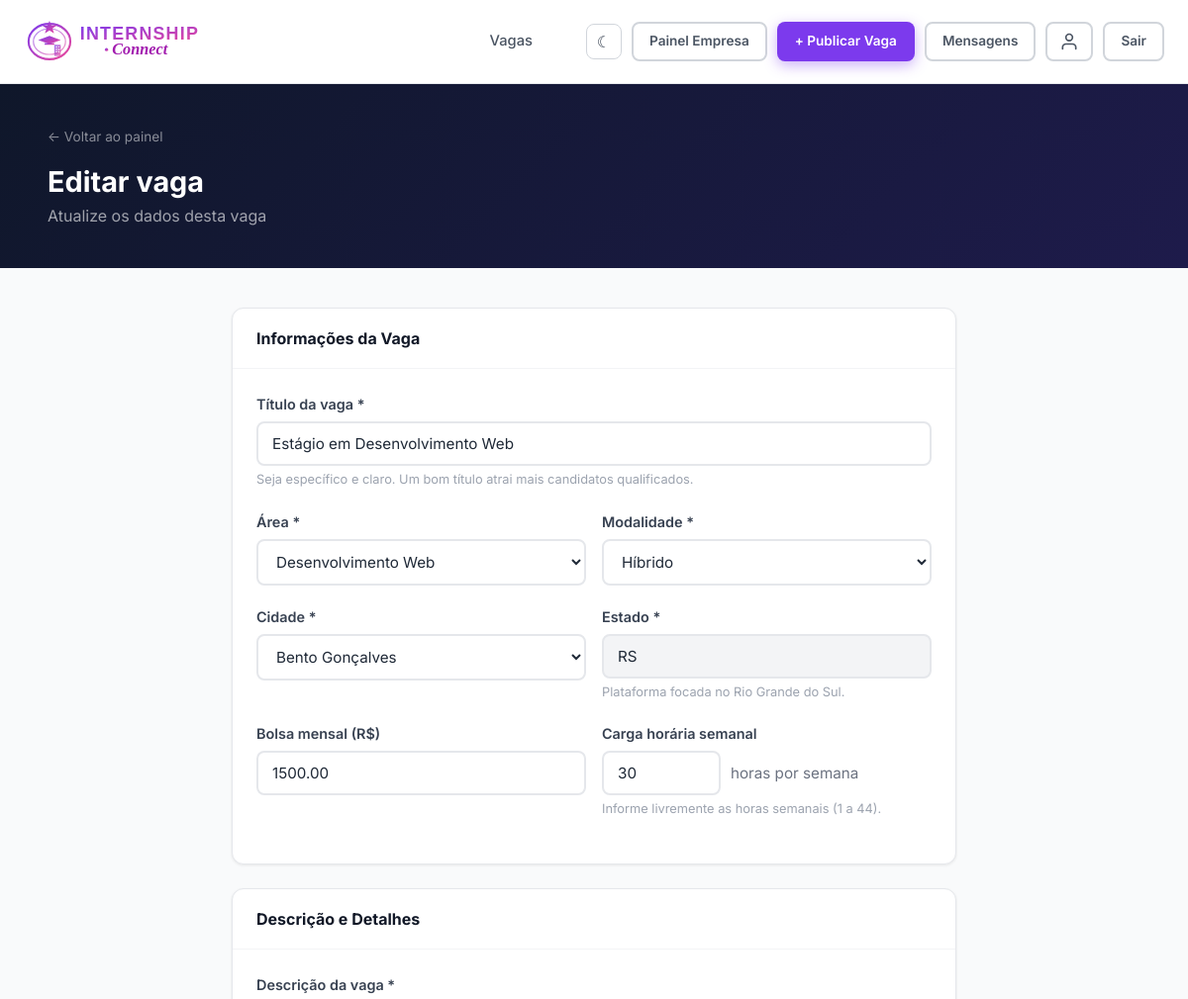
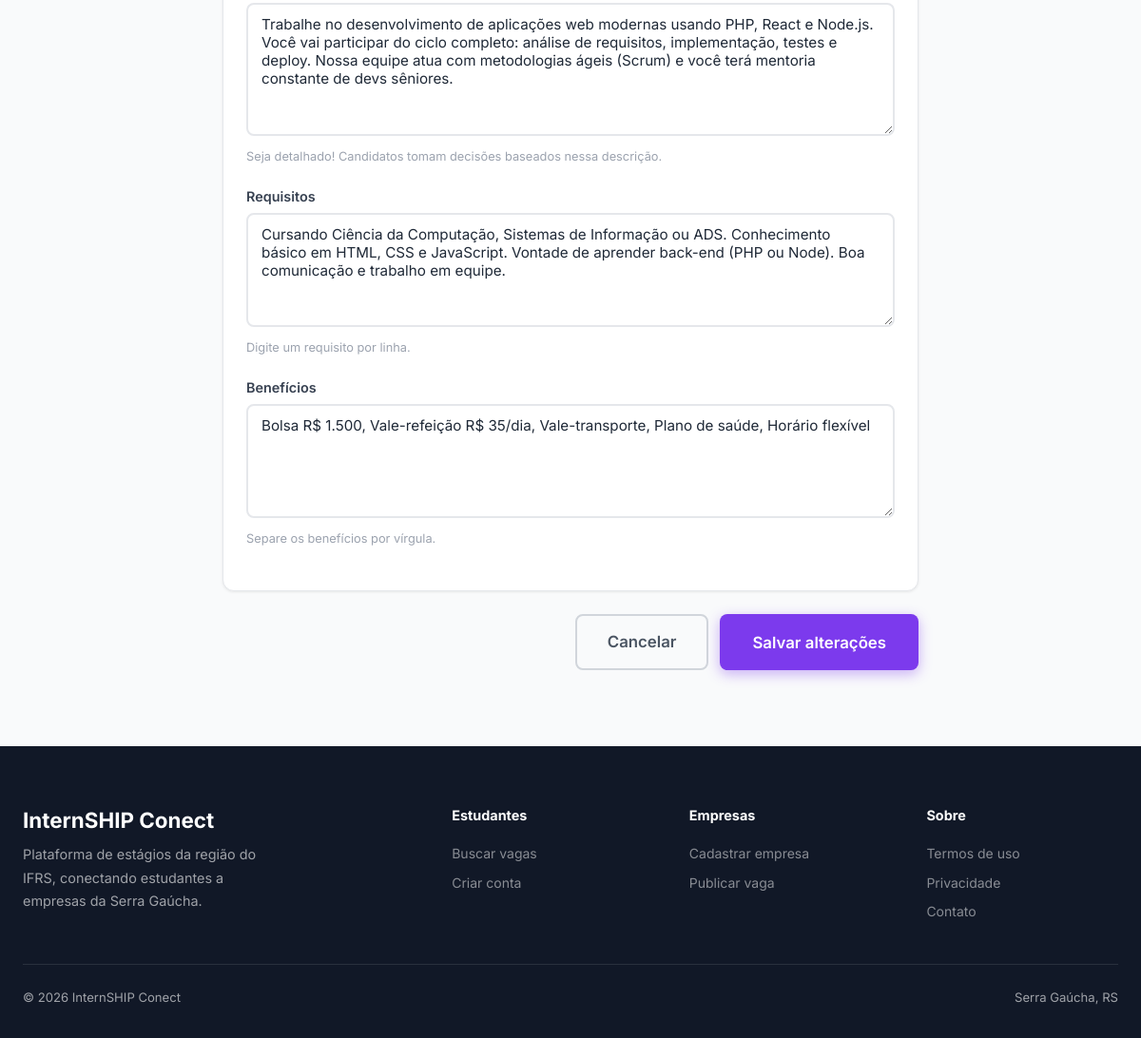
Screenshot of /empresa/publicar.php?id=1 (signed in) with the database file from the repository (2 pictures, top to bottom).
### tables this page shows
CREATE TABLE IF NOT EXISTS vagas (
    id INT AUTO_INCREMENT PRIMARY KEY,
    empresa_id INT NOT NULL,
    titulo VARCHAR(200) NOT NULL,
    descricao TEXT NOT NULL,
    requisitos TEXT,
    beneficios TEXT,
    area VARCHAR(100),
    cidade VARCHAR(100),
    estado CHAR(2),
    modalidade ENUM('presencial','remoto','hibrido') DEFAULT 'presencial',
    bolsa DECIMAL(10,2),
    carga_horaria INT,
    ativa TINYINT(1) DEFAULT 1,
    restrita TINYINT(1) DEFAULT 0,
    motivo_restricao VARCHAR(255) DEFAULT NULL,
    destaque TINYINT(1) DEFAULT 0,
    views INT DEFAULT 0,
    criado_em TIMESTAMP DEFAULT CURRENT_TIMESTAMP,
    FOREIGN KEY (empresa_id) REFERENCES empresas(id) ON DELETE CASCADE
);

### empresa/publicar.php (the view, shortened to what this page needs)
<?php
$db = getDB();
$empresaId = $_SESSION['perfil_id'];
$vagaId = isset($_GET['id']) ? (int)$_GET['id'] : 0;
$vagaExistente = null;
if ($vagaId) {
    $stmt = $db->prepare("SELECT * FROM vagas WHERE id = ? AND empresa_id = ?");
    $stmt->execute([$vagaId, $empresaId]);
    $vagaExistente = $stmt->fetch();
}
$ehEdicao = (bool)$vagaExistente;
$val = function($campo, $padrao = '') use ($vagaExistente) {
    if (isset($_POST[$campo])) return $_POST[$campo];
    if ($vagaExistente && isset($vagaExistente[$campo])) return $vagaExistente[$campo];
    return $padrao;
};
include __DIR__ . '/../includes/header.php';
?>
<div style="background:linear-gradient(135deg,#0F172A,#1E1B4B);padding:40px 24px;">
  <div class="container">
    <a href="/teste/dashboard/empresa.php" style="color:rgba(255,255,255,.5);font-size:.85rem;display:inline-flex;align-items:center;gap:6px;margin-bottom:16px;">
      ← Voltar ao painel
    </a>
    <h1 style="color:#fff;font-size:1.8rem;"><?= $ehEdicao ? 'Editar vaga' : 'Publicar nova vaga' ?></h1>
    <p style="color:rgba(255,255,255,.6);margin-top:4px;">
      <?= $ehEdicao ? 'Atualize os dados desta vaga' : 'Encontre o estagiário ideal para sua equipe' ?>
    </p>
  </div>
</div>
<div class="publish-wrap">
  <form method="POST">
    <div class="card mb-6">
      <div class="card-header"><h3>Informações da Vaga</h3></div>
      <div class="card-body">
        <div class="form-group">
          <label class="form-label">Título da vaga *</label>
          <input type="text" name="titulo" class="form-control" placeholder="Ex: Estágio em Desenvolvimento Web" required value="<?= htmlspecialchars($val('titulo')) ?>">
          <div class="form-hint">Seja específico e claro. Um bom título atrai mais candidatos qualificados.</div>
        </div>
        <div class="form-row">
          <div class="form-group">
            <label class="form-label">Área *</label>
            <select name="area" class="form-control" required>
              <?php foreach (['Desenvolvimento Web','Desenvolvimento Mobile','Data Science','Machine Learning','UX/UI Design','Marketing Digital','Produto','Administração','Finanças','RH','Jurídico','Comunicação','Engenharia','Outro'] as $a): ?>
                <option value="<?= $a ?>" <?= $val('area') === $a ? 'selected' : '' ?>><?= $a ?></option>
              <?php endforeach; ?>
            </select>
          </div>
          <div class="form-group">
            <label class="form-label">Modalidade *</label>
            <select name="modalidade" class="form-control" required>
              <?php $mAtual = $val('modalidade', 'presencial'); ?>
              <option value="hibrido"    <?= $mAtual === 'hibrido'    ? 'selected' : '' ?>>Híbrido</option>
            </select>
          </div>
        </div>
        <div class="form-row">
          <div class="form-group">
            <label class="form-label">Cidade *</label>
            <select name="cidade" class="form-control" required>
              <optgroup label="Destaque">
                <?php foreach (['Bento Gonçalves','Carlos Barbosa','Garibaldi'] as $c): ?>
                  <option value="<?= htmlspecialchars($c) ?>" <?= $val('cidade') === $c ? 'selected' : '' ?> style="color:#7C3AED;font-weight:600;"><?= htmlspecialchars($c) ?></option>
                <?php endforeach; ?>
              </optgroup>
            </select>
          </div>
          <div class="form-group">
            <label class="form-label">Estado *</label>
            <input type="text" name="estado" class="form-control" value="RS" readonly style="background:var(--gray-100);cursor:not-allowed;">
            <div class="form-hint">Plataforma focada no Rio Grande do Sul.</div>
          </div>
        </div>
        <div class="form-row">
          <div class="form-group">
            <label class="form-label">Bolsa mensal (R$)</label>
            <input type="number" name="bolsa" class="form-control" placeholder="1500" min="0" step="1" value="<?= htmlspecialchars($val('bolsa')) ?>">
          </div>
          <div class="form-group">
            <label class="form-label">Carga horária semanal</label>
            <?php $cAtual = (int)$val('carga_horaria', 30); ?>
            <div style="display:flex;align-items:center;gap:10px;">
              <input type="number" name="carga_horaria" class="form-control"
                     min="1" max="44" step="1" value="<?= $cAtual ?>" placeholder="Ex.: 20"
                     style="max-width:120px;" required>
              <span style="color:var(--gray-500);font-size:.95rem;white-space:nowrap;">horas por semana</span>
            </div>
            <div class="form-hint">Informe livremente as horas semanais (1 a 44).</div>
          </div>
        </div>
      </div>
    </div>
    <div class="card mb-6">
      <div class="card-header"><h3>Descrição e Detalhes</h3></div>
      <div class="card-body">
        <div class="form-group">
          <label class="form-label">Descrição da vaga *</label>
          <textarea name="descricao" class="form-control" rows="6" required placeholder="Descreva as responsabilidades, atividades e o que o estagiário vai aprender e fazer no dia a dia..."><?= htmlspecialchars($val('descricao')) ?></textarea>
          <div class="form-hint">Seja detalhado! Candidatos tomam decisões baseados nessa descrição.</div>
        </div>
        <div class="form-group">
          <label class="form-label">Requisitos</label>
          <textarea name="requisitos" class="form-control" rows="4" placeholder="Um requisito por linha:
Cursando Ciência da Computação ou áreas relacionadas
Conhecimento básico em Python
Inglês intermediário"><?= htmlspecialchars($val('requisitos')) ?></textarea>
          <div class="form-hint">Digite um requisito por linha.</div>
        </div>
        <div class="form-group">
          <label class="form-label">Benefícios</label>
          <textarea name="beneficios" class="form-control" rows="3" placeholder="Vale-refeição R$ 35/dia, Vale-transporte, Plano de saúde, Seguro de vida"><?= htmlspecialchars($val('beneficios')) ?></textarea>
          <div class="form-hint">Separe os benefícios por vírgula.</div>
        </div>
      </div>
    </div>
    <div style="display:flex;gap:12px;justify-content:flex-end;">
      <a href="/teste/dashboard/empresa.php" class="btn btn-ghost btn-lg">Cancelar</a>
      <button type="submit" class="btn btn-primary btn-lg">
        <?= $ehEdicao ? 'Salvar alterações' : 'Publicar vaga' ?>
      </button>
    </div>
  </form>
</div>
<?php include __DIR__ . '/../includes/footer.php'; ?>

### assets/css/style.css (style rules this page uses)
:root { --primary: #7C3AED; --primary-light: #A78BFA; --primary-dark: #5B21B6; --secondary: #EC4899; --accent: #10B981; --accent-light: #D1FAE5; --warning: #F59E0B; --danger: #EF4444; --info: #3B82F6; --gray-50: #F9FAFB; --gray-100: #F3F4F6; --gray-200: #E5E7EB; --gray-300: #D1D5DB; --gray-400: #9CA3AF; --gray-500: #6B7280; --gray-600: #4B5563; --gray-700: #374151; --gray-800: #1F2937; --gray-900: #111827; --bg: #ffffff; --bg-soft: #F9FAFB; --surface: #ffffff; --text: #1F2937; --text-soft: #6B7280; --border: #E5E7EB; --navbar-bg: rgba(255,255,255,.92); --radius-sm: 8px; --radius: 12px; --radius-lg: 20px; --radius-xl: 32px; --shadow-sm: 0 1px 3px rgba(0,0,0,.08); --shadow: 0 4px 16px rgba(0,0,0,.10); --shadow-lg: 0 12px 40px rgba(0,0,0,.14); --shadow-xl: 0 24px 64px rgba(0,0,0,.18); --transition: .2s cubic-bezier(.4,0,.2,1); }
*, *::before, *::after { box-sizing: border-box; margin: 0; padding: 0; }
html { scroll-behavior: smooth; }
body { font-family: 'Inter', system-ui, -apple-system, sans-serif; background: var(--gray-50); color: var(--gray-800); line-height: 1.6; min-height: 100vh; }
h1,h2,h3,h4,h5,h6 { font-weight: 700; line-height: 1.25; color: var(--gray-900); }
h1 { font-size: clamp(2rem, 5vw, 3.5rem); }
h3 { font-size: 1.35rem; }
a { color: var(--primary); text-decoration: none; transition: color var(--transition); }
.container { max-width: 1200px; margin: 0 auto; padding: 0 24px; }
.btn { display: inline-flex; align-items: center; gap: 8px; padding: 11px 24px; border-radius: var(--radius-sm); font-size: .95rem; font-weight: 600; border: 2px solid transparent; cursor: pointer; transition: all var(--transition); white-space: nowrap; font-family: inherit; text-decoration: none; }
.btn-primary { background: var(--primary); color: #fff; box-shadow: 0 4px 14px rgba(124,58,237,.4); }
.btn-ghost { background: transparent; color: var(--gray-600); border-color: var(--gray-300); }
.btn-lg { padding: 14px 32px; font-size: 1.05rem; }
.form-group { margin-bottom: 20px; }
.form-label { display: block; font-weight: 600; font-size: .9rem; color: var(--gray-700); margin-bottom: 6px; }
.form-control { width: 100%; padding: 11px 14px; border-radius: var(--radius-sm); border: 2px solid var(--gray-200); background: #fff; font-size: .95rem; color: var(--gray-800); font-family: inherit; transition: border-color var(--transition), box-shadow var(--transition); }
.form-control::placeholder { color: var(--gray-400); }
textarea.form-control { resize: vertical; min-height: 120px; }
select.form-control { cursor: pointer; }
.form-row { display: grid; grid-template-columns: 1fr 1fr; gap: 16px; }
.form-hint { font-size: .8rem; color: var(--gray-400); margin-top: 4px; }
.card { background: #fff; border-radius: var(--radius); border: 1px solid var(--gray-200); box-shadow: var(--shadow-sm); }
.card-header { padding: 20px 24px; border-bottom: 1px solid var(--gray-100); display: flex; align-items: center; justify-content: space-between; }
.card-header h3 { font-size: 1rem; font-weight: 700; }
.card-body { padding: 24px; }
.publish-wrap { max-width: 780px; margin: 0 auto; padding: 40px 24px 80px; }
.mb-6 { margin-bottom: 24px; }

### rows the page displays
vagas: titulo "Estágio em Desenvolvimento Web", area "Desenvolvimento Web", modalidade "Híbrido", cidade "Bento Gonçalves", bolsa "1500.00", carga_horaria "30", descricao "Trabalhe no desenvolvimento de aplicações web modernas usando PHP, React e Node.js. Você vai participar do ciclo completo: análise de requisitos, implementação, testes e deploy. Nossa equipe atua com metodologias ágeis (Scrum) e você terá mentoria constante de devs sêniores.", requisitos "Cursando Ciência da Computação, Sistemas de Informação ou ADS. Conhecimento básico em HTML, CSS e JavaScript. Vontade de aprender back-end (PHP ou Node). Boa comunicação e trabalho em equipe.", beneficios "Bolsa R$ 1.500, Vale-refeição R$ 35/dia, Vale-transporte, Plano de saúde, Horário flexível"
